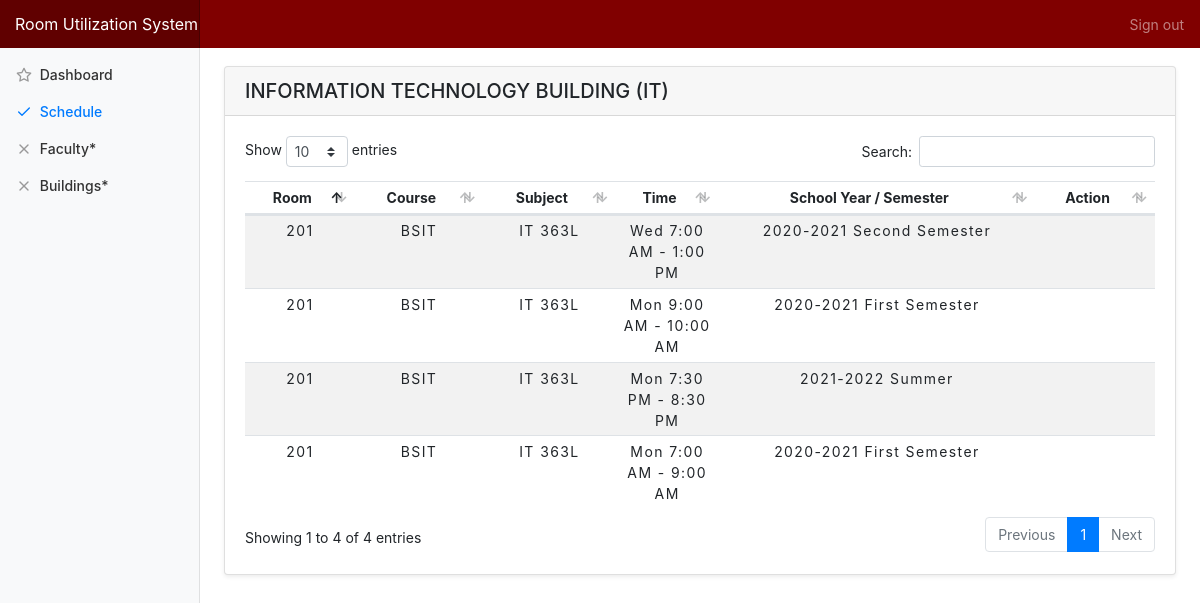
Page /Head/room_schedule/5/3 on the committed database.
### tables this page shows
CREATE TABLE `tbl_building` (
  `building_id` int(10) NOT NULL,
  `building_name` varchar(255) NOT NULL,
  `no_of_rooms` int(10) NOT NULL,
  `no_of_floors` int(10) NOT NULL,
  `building_added` datetime NOT NULL DEFAULT current_timestamp(),
  `building_modified` datetime NOT NULL DEFAULT '0000-00-00 00:00:00' ON UPDATE current_timestamp()
);

CREATE TABLE `tbl_schedule` (
  `schedule_id` int(11) NOT NULL,
  `room_id` int(11) NOT NULL,
  `subject_id` int(11) NOT NULL,
  `faculty_id` int(11) NOT NULL,
  `day` varchar(15) NOT NULL,
  `time_start` time NOT NULL,
  `time_end` time NOT NULL,
  `sy_id` int(11) NOT NULL,
  `semester_id` int(11) NOT NULL,
  `schedule_added` datetime NOT NULL DEFAULT current_timestamp(),
  `schedule_modified` datetime DEFAULT NULL
);

CREATE TABLE `tbl_room` (
  `room_id` int(11) NOT NULL,
  `room_type_id` int(50) NOT NULL,
  `building_id` int(11) NOT NULL,
  `room_number` int(11) NOT NULL,
  `room_floor` int(11) NOT NULL,
  `room_added` datetime NOT NULL DEFAULT current_timestamp(),
  `room_modified` datetime DEFAULT NULL ON UPDATE current_timestamp()
);

CREATE TABLE `tbl_course` (
  `course_id` int(10) NOT NULL,
  `college_id` int(10) NOT NULL,
  `department_id` int(11) NOT NULL,
  `course_name` varchar(255) NOT NULL,
  `course_abbr` varchar(20) NOT NULL,
  `course_added` datetime NOT NULL DEFAULT current_timestamp(),
  `course_modified` datetime NOT NULL DEFAULT '0000-00-00 00:00:00' ON UPDATE current_timestamp()
);

CREATE TABLE `tbl_subject` (
  `subject_id` int(11) NOT NULL,
  `course_id` int(11) NOT NULL,
  `subject_code` varchar(50) NOT NULL,
  `subject_description` varchar(250) NOT NULL,
  `subject_type` varchar(50) NOT NULL,
  `subject_unit` int(4) NOT NULL,
  `subject_added` datetime NOT NULL DEFAULT current_timestamp(),
  `subject_modified` datetime NOT NULL DEFAULT '0000-00-00 00:00:00' ON UPDATE current_timestamp()
);

CREATE TABLE `tbl_sy` (
  `sy_id` int(11) NOT NULL,
  `school_year` varchar(25) NOT NULL,
  `sy_added` datetime NOT NULL DEFAULT current_timestamp(),
  `sy_modified` datetime NOT NULL DEFAULT '0000-00-00 00:00:00' ON UPDATE current_timestamp()
);

CREATE TABLE `tbl_semester` (
  `semester_id` int(10) NOT NULL,
  `semester_type` varchar(50) NOT NULL,
  `semester_added` datetime NOT NULL DEFAULT current_timestamp(),
  `semester_modified` datetime NOT NULL DEFAULT '0000-00-00 00:00:00' ON UPDATE current_timestamp()
);

### application/controllers/Head.php (called while the page is built, shortened)
<?php
class Head extends CI_Controller {
	public function room_schedule($building_id,$room_id){
		$data['title'] = "Schedule";
		$data['schedules'] = $this->main_model->getSchedules();
		$data['header'] = $this->main_model->getBuildingname($room_id);
		$this->load->view('templates/header', $data);
		$this->load->view('head/room_schedule');
		$this->load->view('templates/footer');
	}
}

### index.php (called while the page is built, shortened)
<?php
require_once BASEPATH.'core/CodeIgniter.php';

### application/models/Main_model.php (called while the page is built, shortened)
<?php defined('BASEPATH') OR exit('No direct script access allowed');
Class Main_model extends CI_Model{
	public function getSchedules(){
		return $this->db->join('tbl_room', 'tbl_room.room_id=tbl_schedule.room_id')
										->join('tbl_building', 'tbl_building.building_id=tbl_room.building_id')
										->join('tbl_subject', 'tbl_subject.subject_id=tbl_schedule.subject_id')
										->join('tbl_course', 'tbl_course.course_id=tbl_subject.course_id')
										->join('tbl_faculty', 'tbl_faculty.faculty_id=tbl_schedule.faculty_id')
										->join('tbl_semester', 'tbl_semester.semester_id=tbl_schedule.semester_id')
										->join('tbl_sy', 'tbl_sy.sy_id=tbl_schedule.sy_id')
										->get('tbl_schedule')->result_array();
	}
		public function getBuildingname($building_id)
		{
			return $this->db->where('building_id',$building_id)->get('tbl_building')->result_array();
		}
}

### application/views/head/room_schedule.php (the view, shortened to what this page needs)
<div class="container-fluid">
  <div class="row">
    <main role="main" class="col-md-9 ml-sm-auto col-lg-10 pt-4 px-4 mb-3">
      <div class="card shadow-sm">
			  <h5 class="card-header d-flex justify-content-between align-items-center">
       <?=$header[0]['building_name']?>
        </h5>
			  <div class="card-body">
          <table class="table table-striped table-hover table-sm">
            <thead>
              <tr>
                <th>Room</th>
                <th>Course</th>
                <th>Subject</th>
                <th>Time</th>
                <th>School Year / Semester</th>
                <th>Action</th>
              </tr>
            </thead>
            <tbody>
              <?php foreach ($schedules as $row) {?>
              <tr>
                <td><?=$row['room_number']?></td>
                <td><?=$row['course_abbr']?></td>
                <td><?=$row['subject_code']?></td>
                <td><?=date('D', strtotime($row['day']))?> <?=date("g:i A", strtotime($row['time_start']))?> - <?=date("g:i A", strtotime($row['time_end']))?></td>
                <td><?=$row['school_year']?> <?=$row['semester_type']?></td>
                <td>
                  </div>
              <?php } ?>

### assets/css/dashboard.css (style rules this page uses)
body { font-size: .875rem; }
[role="main"] { padding-top: 133px; }
@media (min-width: 768px) { [role="main"] { padding-top: 48px; } }

### assets/css/rus.css (style rules this page uses)
.sched-layout table, th, td { text-align: center; }
.sched-layout th, td { height: 20px; min-width: 50px; max-width: 50px; letter-spacing: .1em }

### rows in the picture
tbl_building: building_name "INFORMATION TECHNOLOGY BUILDING (IT)"
tbl_schedule: room.room_number "201", tbl_course.course_abbr "BSIT", subject.subject_code "IT 363L", day "Wed", time_start "7:00 AM", time_end "1:00 PM", sy.school_year "2020-2021", semester.semester_type "Second Semester"
tbl_schedule: room.room_number "201", tbl_course.course_abbr "BSIT", subject.subject_code "IT 363L", day "Mon", time_start "9:00 AM", time_end "10:00 AM", sy.school_year "2020-2021", semester.semester_type "First Semester"
tbl_schedule: room.room_number "201", tbl_course.course_abbr "BSIT", subject.subject_code "IT 363L", day "Mon", time_start "7:30 PM", time_end "8:30 PM", sy.school_year "2021-2022", semester.semester_type "Summer"
tbl_schedule: room.room_number "201", tbl_course.course_abbr "BSIT", subject.subject_code "IT 363L", day "Mon", time_start "7:00 AM", time_end "9:00 AM", sy.school_year "2020-2021", semester.semester_type "First Semester"
